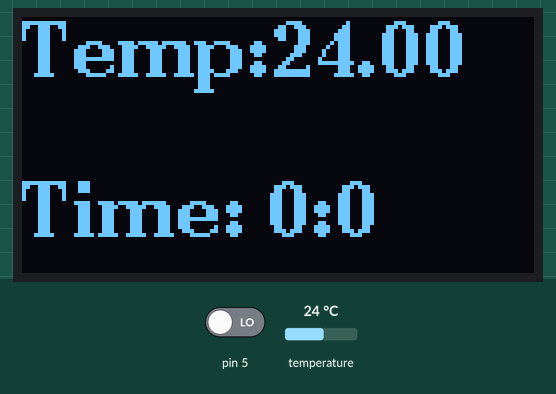
Recording of a sketch running on a simulated Arduino Uno, built with avr-gcc and run on an emulated ATmega328P. Parts: 128×64 one-colour display. Inputs (shaded band) come from the test bench; at power-on: temperature 24 °C, pin 5 LOW. Storage starts empty; what the sketch prints to the serial monitor is not drawn.

Above: at 1.2 s.
1.3 s: temperature set to 12 °C
At 2.8 s:
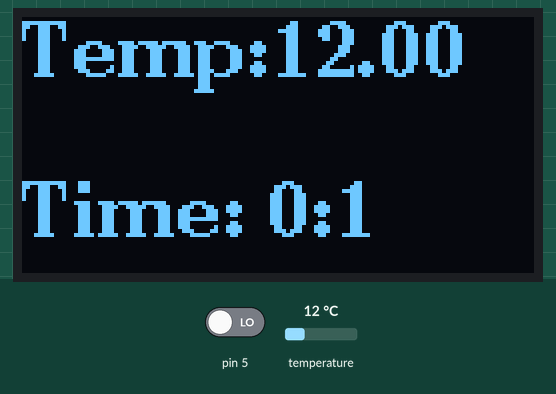
4.5 s: pin 5 driven HIGH
6.9 s: pin 5 driven LOW
At 8.7 s:
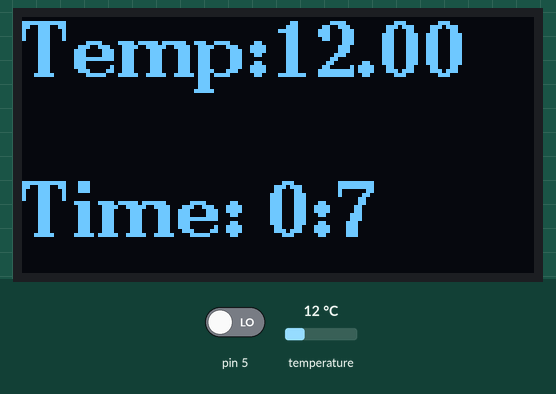
10.4 s: temperature set to 19 °C
At 11.7 s:
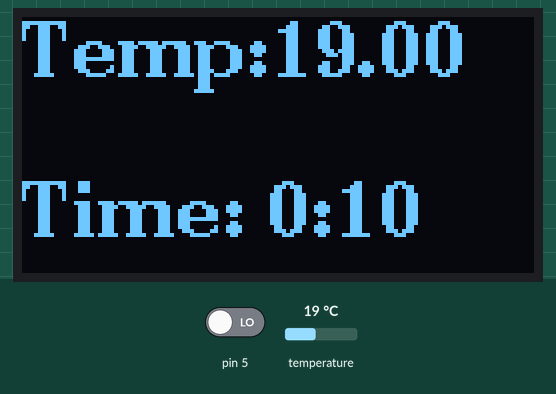
13.4 s: temperature set to 28 °C
At 14.7 s:
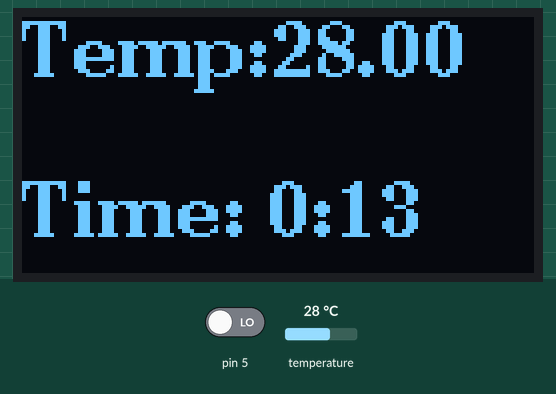
Timing chart, 0 to 16.4 s (numbered marks = the images above; inputs shaded):
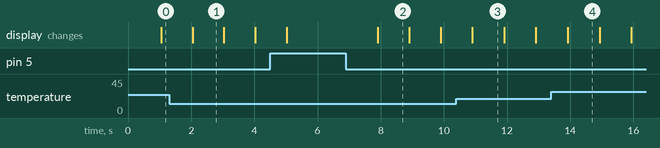

The sketch:

peltier_datalogger.ino
```cpp
#include <OneWire.h>
#include <DallasTemperature.h>

#define ONE_WIRE_BUS 2

OneWire oneWire(ONE_WIRE_BUS);

DallasTemperature sensors(&oneWire);

#include <SD.h>

const int chipSelect = 10;
File myFile;
int p=0;
#include <Arduino.h>
#include <U8g2lib.h>
U8G2_SSD1306_128X64_NONAME_2_SW_I2C u8g2 (U8G2_R0, A5, A4);
unsigned long t;
void setup(void)
{

  Serial.begin(9600);


   pinMode(A4, OUTPUT);
  digitalWrite(A4, 0);
  u8g2.begin();
  u8g2.setPowerSave(0);
    SD.begin(chipSelect);
    pinMode(5, INPUT);

}
void loop() {
   int btn = digitalRead(5);
     if (btn==1){
      SD.remove("test.txt");
      Serial.println("file removed");
     }
     else{
  sensors.requestTemperatures();

    float temp = sensors.getTempCByIndex(0);
    t = millis();
    int s = (t/1000)%60;
    int m = (t/1000)/60;

    String T= "Temp:"+String(temp);
    String Time = "Time: "+String(m);
  String s_ = ":"+String(s);
    Serial.print("Temp:");
    Serial.println(temp);
    myFile = SD.open("/test.txt", FILE_WRITE);
    if(myFile){
      myFile.print(temp);
      myFile.print("      ");
      myFile.print(m+s_);
      myFile.println("");
      myFile.close();}
    else{Serial.println("error");}
    u8g2.firstPage();
     do {
      u8g2.setFont(u8g2_font_ncenB14_tr);
  u8g2.setCursor(0, 15);
      u8g2.print(T);

      u8g2.setCursor(0, 55);
      u8g2.println(Time+s_);

     }
     while(u8g2.nextPage());

     }
  }
```

Measured:
- after the input at 6.9 s, the display: changes after 1.0 s (image 2)
- what the display in image 1 shows lasts 1.0 s, from 2.0 s to 3.0 s
